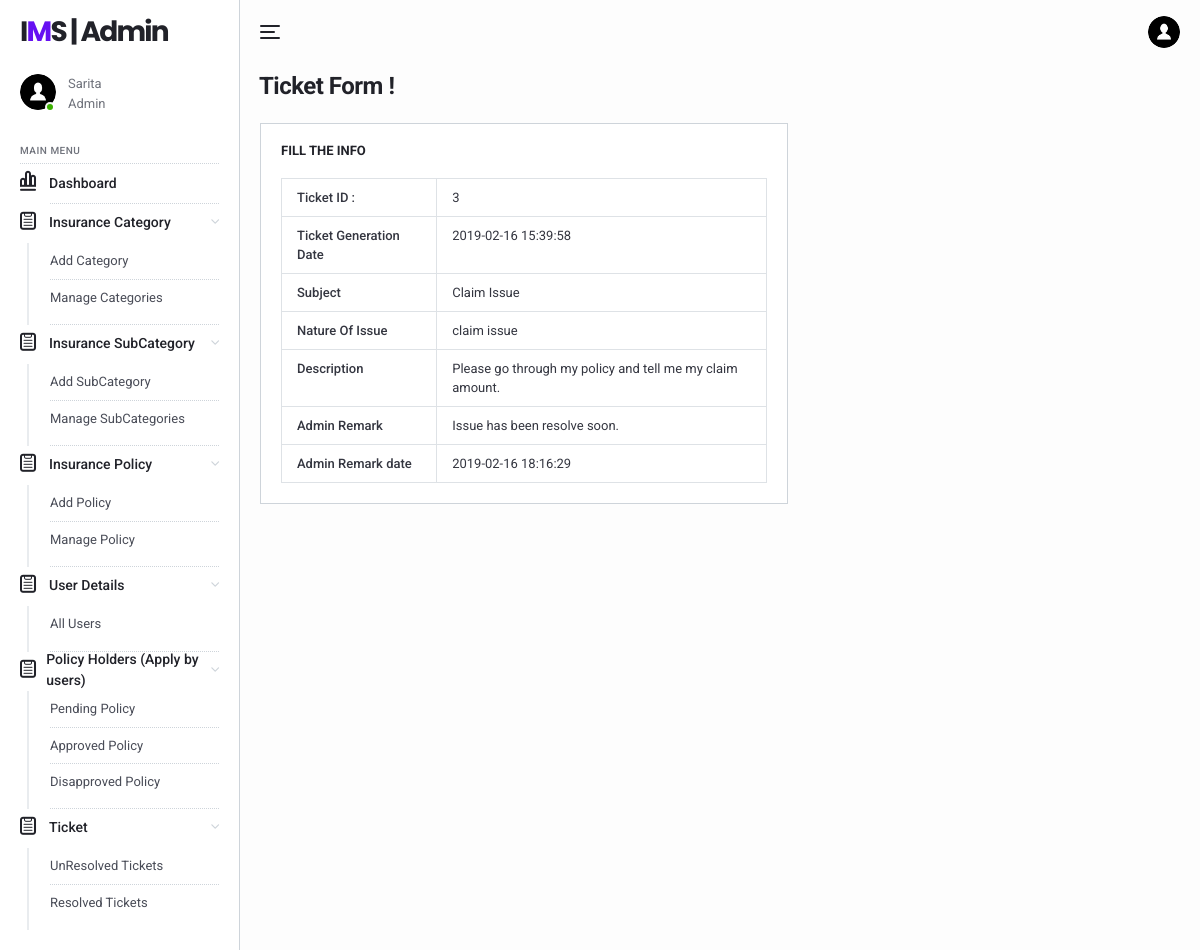
Page /ims/admin/view-ticket.php?aticid=3 (signed in) on the committed database.
### tables this page shows
CREATE TABLE `tblimsadmin` (
  `ID` int(11) NOT NULL,
  `AdminName` varchar(120) DEFAULT NULL,
  `AdminUsername` varchar(45) DEFAULT NULL,
  `Password` varchar(45) DEFAULT NULL,
  `AdminRegdate` timestamp NULL DEFAULT CURRENT_TIMESTAMP
);

CREATE TABLE `tblticket` (
  `ID` int(11) NOT NULL,
  `UserId` varchar(25) DEFAULT NULL,
  `Subject` varchar(45) DEFAULT NULL,
  `NatureofIssue` varchar(120) DEFAULT NULL,
  `Description` varchar(120) DEFAULT NULL,
  `AdminRemark` varchar(120) DEFAULT NULL,
  `TicketGenerationDate` timestamp NULL DEFAULT CURRENT_TIMESTAMP,
  `AdminRemarkdate` timestamp NULL DEFAULT NULL ON UPDATE CURRENT_TIMESTAMP
);

### ims/admin/view-ticket.php (the view, shortened to what this page needs)
<?php
include('includes/dbconnection.php');
    if (strlen($_SESSION['aid']==0)) {
  header('location:logout.php');
  } else{
  ?>
<!DOCTYPE html>
<html lang="en">
  <head>
    <link href="../lib/fontawesome-free/css/all.min.css" rel="stylesheet">
    <link href="../lib/ionicons/css/ionicons.min.css" rel="stylesheet">
    <link href="../lib/typicons.font/typicons.css" rel="stylesheet">
    <link href="../lib/morris.js/morris.css" rel="stylesheet">
    <link href="../lib/flag-icon-css/css/flag-icon.min.css" rel="stylesheet">
    <link href="../lib/jqvmap/jqvmap.min.css" rel="stylesheet">
    <link rel="stylesheet" href="../css/azia.css">
  </head>
  <body class="az-body az-body-sidebar">
<?php include_once('includes/sidebar.php');?>
    <div class="az-content az-content-dashboard-two">
<?php include_once('includes/header.php');?>
      <div class="az-content-header d-block d-md-flex">
        <div>
          <h2 class="az-content-title mg-b-5 mg-b-lg-8">Ticket Form !</h2>
        </div>
      </div>
      <div class="az-content-body">
        <div class="row row-sm mg-b-20 mg-lg-b-0">
          <div class="col-md-12 col-xl-7">
            <div class="card card-table-two">
              <h6 class="card-title"> Fill the Info</h6>
            <form method="post">
         <?php
$cid=$_GET['aticid'];
$ret=mysqli_query($con,"select * from tblticket where ID='$cid'");
while ($row=mysqli_fetch_array($ret)) {
?>
<table border="1" class="table table-bordered mg-b-0">
  <tr>
    <th>Ticket ID :</th>
    <td><?php  echo $row['ID'];?></td>
  </tr>
   <tr>
    <th>Ticket Generation Date</th>
    <td><?php  echo $row['TicketGenerationDate'];?></td>
  </tr>
<tr>
    <th>Subject</th>
    <td><?php  echo $row['Subject'];?></td>
  </tr>
<tr>
    <th>Nature Of Issue</th>
    <td><?php  echo $row['NatureofIssue'];?></td>
  </tr>
  <tr>
    <th>Description</th>
    <td><?php  echo $row['Description'];?></td>
  </tr>
<?php if($row['AdminRemark']==""){ ?>
<form method="post">
<tr>
    <th>Admin Remark :</th>
    <td>
    <textarea name="description" placeholder="Desribe  your Issue" rows="12" cols="14" class="form-control wd-450" required="true"></textarea></td>
  </tr>
  <tr align="center">
    <td colspan="2"><button type="submit" name="submit" class="btn btn-az-primary pd-x-20">Update</button></td>
  </tr>
  </form>
<?php } else { ?>
<tr>
    <th>Admin Remark</th>
    <td><?php echo $row['AdminRemark']; ?></td>
  </tr>
<tr>
<th>Admin Remark date</th>
<td>
<?php echo $row['AdminRemarkdate']; ?>
  </td>
  </tr>
  <?php } ?>
</table>
<?php } ?>
</body>
</html>
<?php } ?>

### ims/admin/includes/sidebar.php
  <div class="az-sidebar">
      <div class="az-sidebar-header">
        <a href="#" class="az-logo">I<span>M</span>S | Admin</a>
      </div>
      <div class="az-sidebar-loggedin">
        <div class="az-img-user online"><img src="../img/user.png" alt=""></div>
        <div class="media-body">
                      <?php
$adminid=$_SESSION['aid'];
$ret=mysqli_query($con,"select AdminName from tblimsadmin where ID='$adminid'");
$row=mysqli_fetch_array($ret);
$name=$row['AdminName'];
?>
                  <span><?php echo $name; ?></span>
          <span>Admin</span>
        </div>
      </div>
      <div class="az-sidebar-body">
        <ul class="nav">
          <li class="nav-label">Main Menu</li>
            <li class="nav-item show">
            <a href="dashboard.php" class="nav-link"><i class="typcn typcn-chart-bar-outline"></i>Dashboard</a>
          </li>
          <li class="nav-item show">
            <a href="#" class="nav-link with-sub"><i class="typcn typcn-clipboard"></i>Insurance Category</a>
            <nav class="nav-sub">
              <a href="add-category.php" class="nav-sub-link">Add Category</a>
              <a href="manage-categories.php" class="nav-sub-link">Manage Categories</a>
            </nav>
          </li>
<li class="nav-item show">
            <a href="#" class="nav-link with-sub"><i class="typcn typcn-clipboard"></i>Insurance SubCategory</a>
            <nav class="nav-sub">
              <a href="add-subcategory.php" class="nav-sub-link">Add SubCategory</a>
              <a href="manage-subcategories.php" class="nav-sub-link">Manage SubCategories</a>
            </nav>
<li class="nav-item show">
            <a href="#" class="nav-link with-sub"><i class="typcn typcn-clipboard"></i>Insurance Policy</a>
            <nav class="nav-sub">
              <a href="policyform.php" class="nav-sub-link">Add Policy</a>
              <a href="manage-policyform.php" class="nav-sub-link">Manage Policy</a>
            </nav>
          </li>
          <li class="nav-item show">
            <a href="" class="nav-link with-sub"><i class="typcn typcn-clipboard"></i>User Details</a>
            <nav class="nav-sub">
              <a href="user-detail.php" class="nav-sub-link">All Users</a>
            </nav>
          </li>
<li class="nav-item show">
            <a href="#" class="nav-link with-sub"><i class="typcn typcn-clipboard"></i>Policy Holders (Apply by users)</a>
            <nav class="nav-sub">
              <a href="pending-policy.php" class="nav-sub-link">Pending Policy</a>
            <a href="approve-policy.php" class="nav-sub-link">Approved Policy</a>
            <a href="disapprove-policy.php" class="nav-sub-link">Disapproved Policy</a>
            </nav>
          </li>
          <li class="nav-item show">
            <a href="" class="nav-link with-sub"><i class="typcn typcn-clipboard"></i>Ticket</a>
            <nav class="nav-sub">
              <a href="unresolved-tickets.php" class="nav-sub-link">UnResolved Tickets</a>
              <a href="resolved-tickets.php" class="nav-sub-link">Resolved Tickets</a>
            </nav>
          </li>
        </ul>
      </div>
    </div>

### ims/admin/includes/header.php (shortened to what this page needs)
<div class="az-header">
       <div class="container-fluid">
         <div class="az-header-left">
           <a href="" id="azSidebarToggle" class="az-header-menu-icon"><span></span></a>
         </div>
         <div class="az-header-right">
           <div class="dropdown az-profile-menu">
             <a href="" class="az-img-user"><img src="../img/user.png" alt=""></a>
           </div>
         </div>
       </div>
     </div>

### rows in the picture
tblimsadmin: AdminName "Sarita"
tblticket: ID "3", TicketGenerationDate "2019-02-16 15:39:58", Subject "Claim Issue", NatureofIssue "claim issue", Description "Please go through my policy and tell me my claim amount.", AdminRemark "Issue has been resolve soon.", AdminRemarkdate "2019-02-16 18:16:29"
